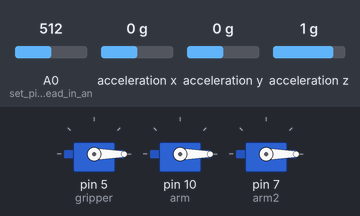
Bench run of a sketch on a simulated Arduino Uno, built with avr-gcc and run on an emulated ATmega328P. Parts: 3 × servo. Wiring (inferred from the names in the program): ADXL345 accelerometer at I2C address 0x53. The test bench sets the inputs (shaded band); at power-on: acceleration z 1 g, A0 (set_pinmode_to_read_in_an) = 512, acceleration x 0 g, acceleration y 0 g.

Above: at 1.2 s.
1.3 s: acceleration z set to -0.8 g
At 2.3 s:
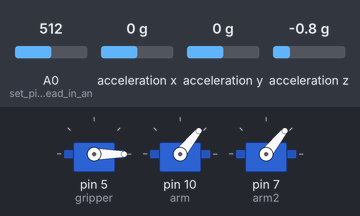
2.8 s: A0 (set_pinmode_to_read_in_an) set to 910
At 3.4 s:
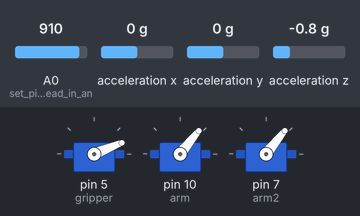
4.3 s: acceleration z set to -1.4 g
At 4.6 s:
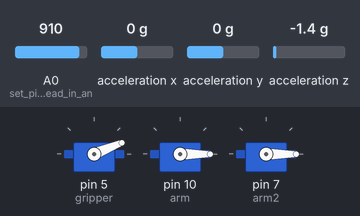
5.8 s: A0 (set_pinmode_to_read_in_an) set to 990
At 6.9 s:
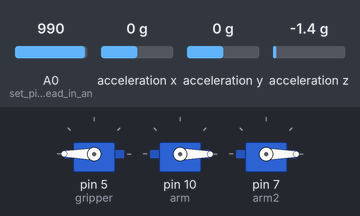
7.3 s: acceleration z set to 1.4 g
At 8.1 s:
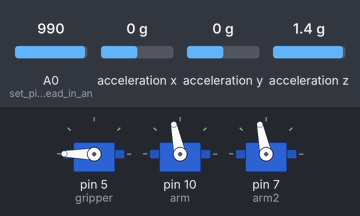
8.8 s: A0 (set_pinmode_to_read_in_an) set to 970
At 9.2 s:
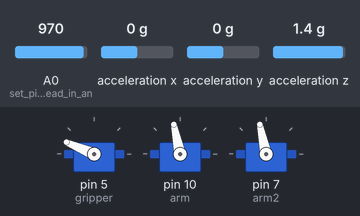
Timing chart, 0 to 11.3 s (numbered marks = the images above; inputs shaded):
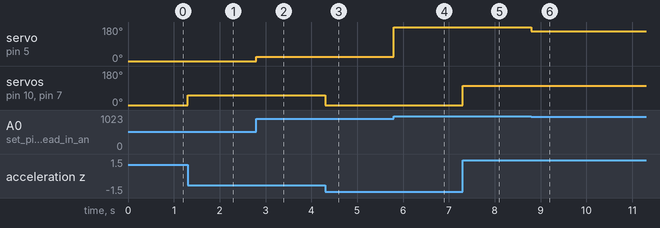

The sketch:

Gripper.ino
```cpp
#include<Servo.h>
#include<Wire.h>

Servo gripper;
Servo arm, arm2;
int16_t Xout, Yout, Zout;

int ADXL345 = 0x53; //I2C address of accelerometer. Think of it as the ECS practical to set addres for keypad etc.
int angle;
//DO NOT CHANGE CALLIBRATION VALUES
int const min_flex_val= 900;//analog input value for straight sensor
int const max_flex_val= 980;

void setup() {
  //Initialize
  Serial.begin(9600);
  Wire.begin(ADXL345);
  Wire.beginTransmission(ADXL345);//initialize  comm
  Wire.write(0X2D);//rate bit to enable power cntrl(read/write). Basically ecs. pretty ez stuff
  Wire.write(8);//just enabling measurement(bit 3) bit in 0x2D or in other words, the read/write instruction abv.
  Wire.endTransmission();
  //i'll send table if im not lazy

  //pin attach
  gripper.attach(5); //5 is pwm
  arm.attach(10);
  arm2.attach(7);

  //pin assignment role
  pinMode(A0,INPUT); //set pinmode to read in analog data 0 to 1024 or 10 bits

  //Note no pin attachment needed to declare/initialize for acc because i am connectiong to scl and sda

}

void loop() {

  float x = analogRead(A0);
  float y = ((x-min_flex_val)/(max_flex_val - min_flex_val)); //basicaly a y axis. See the conversion in a graph format
  angle = ((y*180));//convert in terms of angle
  //Serial.println(angle);
  gripper.write(angle);
  arm_movement(checkzaxis());
  //Serial.print(checkzaxis());

}
int checkzaxis(){ //has x axis and y axis too.
  Wire.beginTransmission(ADXL345);
  Wire.write(0X32); //start reading data from DataX0(x-axis data0)
  Wire.endTransmission(false);
  Wire.requestFrom(ADXL345, 6, true);//read to Dataz1(z-axis data1)
  Xout = Wire.read()<<8|Wire.read();
  Xout = Xout/256;
  Yout = Wire.read()<<8|Wire.read();
  Yout = Yout/256;
  Zout = Wire.read()<<8|Wire.read();
  Zout = Zout/256;
  return Zout;

}
void arm_movement(double n){
  int a;
  a=(int)n;
  arm.write(a);
  arm2.write(a);
  //Serial.println(n);
}
```

Measured:
- after the input at 1.3 s, servo on pin 10 (arm), servo on pin 7 (arm2): 0° → 51° at once
- after the input at 2.8 s, servo on pin 5 (gripper): 0° → 22° at once
- after the input at 4.3 s, servo on pin 10 (arm), servo on pin 7 (arm2): 51° → 0° at once
- after the input at 5.8 s, servo on pin 5 (gripper): 22° → 180° at once
- after the input at 7.3 s, servo on pin 10 (arm), servo on pin 7 (arm2): 0° → 102° at once
- after the input at 8.8 s, servo on pin 5 (gripper): 180° → 157° at once
